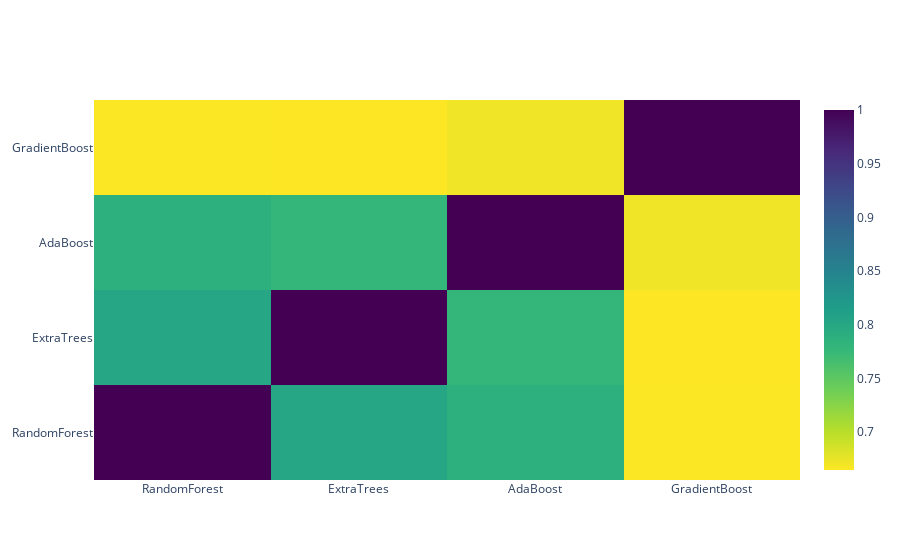

Here is the notebook cell this chart was saved with:
### Code cell
data = [go.Heatmap(
    z=base_predictions_train.astype(float).corr().values,
    x=base_predictions_train.columns.values,
    y=base_predictions_train.columns.values,
    colorscale="Viridis", showscale=True, reversescale=True)]
py.iplot(data, filename="labelled-heatmap")

### Figure 1 — Plotly figure (JSON) as saved in the notebook; plotly's stock layout.template omitted (floating-point values rounded to 4 significant figures)
{"data": [{"colorscale": [[0, "#440154"], [0.1111, "#482878"], [0.2222, "#3e4989"], [0.3333, "#31688e"], [0.4444, "#26828e"], [0.5556, "#1f9e89"], [0.6667, "#35b779"], [0.7778, "#6ece58"], [0.8889, "#b5de2b"], [1, "#fde725"]], "reversescale": true, "showscale": true, "type": "heatmap", "x": ["RandomForest", "ExtraTrees", "AdaBoost", "GradientBoost"], "y": ["RandomForest", "ExtraTrees", "AdaBoost", "GradientBoost"], "z": [[1, 0.8021, 0.7874, 0.6653], [0.8021, 1, 0.7782, 0.6646], [0.7874, 0.7782, 1, 0.6716], [0.6653, 0.6646, 0.6716, 1]]}], "layout": {}}
